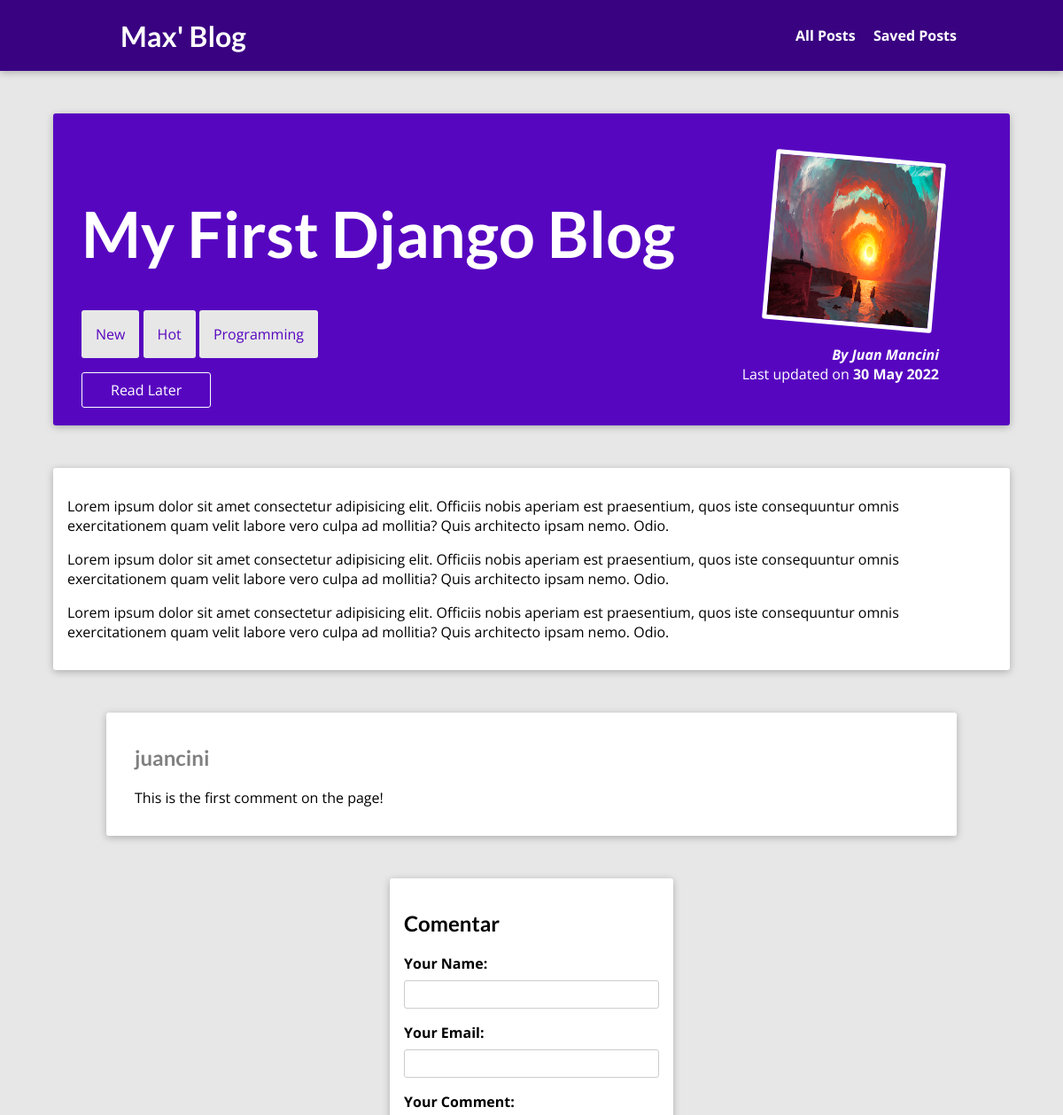
/posts/first-django-blog (upper part), run on an earlier commit of the app's database.
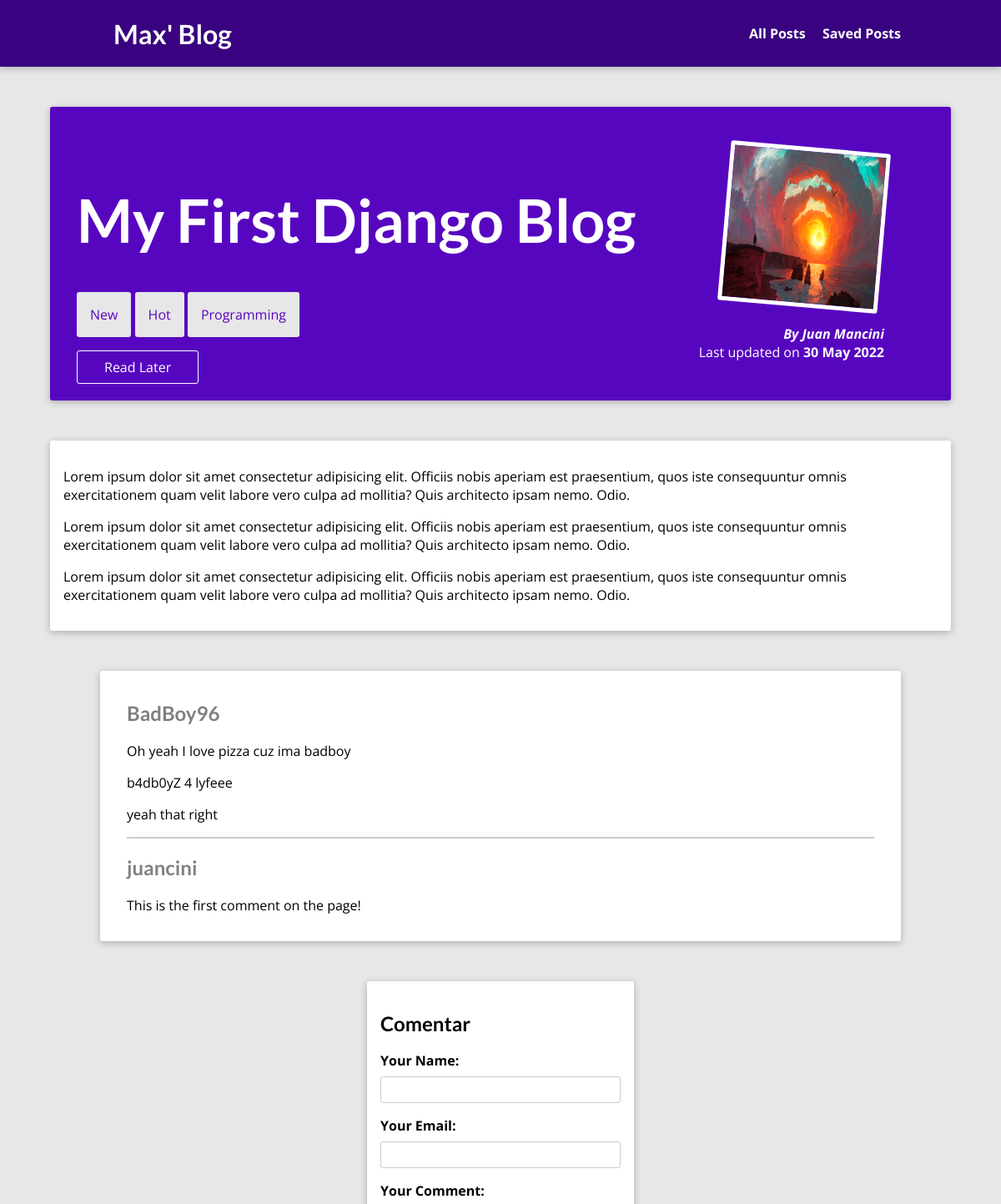
And on a later commit of the database.
### blog/models.py (models this page shows, shortened)
class Tag(models.Model):
  caption = models.CharField(max_length=20)

class Comment(models.Model):
    username = models.CharField(max_length=120)
    user_email = models.EmailField()
    text = models.TextField(max_length=500)
    date = models.DateField(auto_now=True)
    post = models.ForeignKey(Post, on_delete=models.CASCADE, related_name="comments", null=True)

### blog/views.py (the view, shortened to what this page needs)
# urls.py: path("posts/<slug:slug>", views.PostDetailView.as_view(),
class PostDetailView(View):
    def is_stored_post(self, request, post_id):
        stored_posts = request.session.get("stored_posts")
        if stored_posts is not None:
            is_saved_for_later = post_id in stored_posts
        else:
            is_saved_for_later = False
        print("IS_STORED_VALUE: ")
        print(is_saved_for_later)
        return is_saved_for_later
    def get(self, request, slug):
        post = Post.objects.get(slug=slug)
        context = {
            'post': post,
            'post_tags': post.tags.all(),
            'comment_form': CommentForm(),
            'comments': post.comments.all().order_by("-id"),
            'saved_for_later': self.is_stored_post(request, post.id)
        }
        return render(request, "blog/post-detail.html", context)

### blog/forms.py
class CommentForm(forms.ModelForm):
    class Meta:
        model = Comment
        exclude = ["post", "date"]
        labels = {
            "username": "Your Name",
            "user_email": "Your Email",
            "text": "Your Comment"
        }

### blog/models.py (called while the page is built)
    def full_name(self):
        return f"{self.first_name} {self.last_name}"

    def __str__(self) -> str:
        return self.full_name()

### blog/templates/blog/post-detail.html (shortened to what this page needs)
{% extends "base.html" %}
{% load static %}
{% block css_files %}
<link rel="stylesheet" href="{% static "blog/post-detail.css" %}" />
{% endblock %}
{% block content %}
<section id="summary">
  <h2>{{ post.title|truncatechars:28 }}</h2>
  <div>
    {% for tag in post_tags %}
      <span class="tag">{{ tag.caption }}</span>
    {% endfor %}
  </div>
  <div id="read-later">
    <form action="{% url "read-later" %}" method="post">
        <button>
          {% if saved_for_later %}
          Remove from "Read Later"
          {% else %}
          Read Later
          {% endif %}
        </button>
    </form>
  </div>
  <article>
    <img src="{{ post.image.url }}" alt="{{ post.title }}" />
    <address>By <a href="mailto:{{ post.author.email_address }}">{{ post.author }}</a></address>
    <div>Last updated on <time>{{ post.date|date:"d M Y" }}</time></div>
  </article>
</section>
<main>
  {{ post.content|linebreaks }}
</main>
<section id="comments">
  <ul>
    {% for comment in comments %}
      <li>
        <h2>{{ comment.username }}</h2>
        <p>{{ comment.text|linebreaks }}</p>
      </li>
    {% endfor %}
  </ul>
</section>
<section id="comment-form">
  <h2>Comentar</h2>
  <form action="{% url 'post-detail-page' post.slug %}" method="POST">
    {% for form_field in comment_form %}
      <div class="form-control {% if form_field.errors %}invalid{% endif %}}">
        {{ form_field.label_tag }}
        {{ form_field }}
      </div>
    {% endfor %}
  </form>
</section>
{% endblock %}

What changed in the data, as far as the page shows it:
added Comment: username "BadBoy96", text "Oh yeah I love pizza cuz ima badboy b4db0yZ 4 lyfeee yeah that right"
